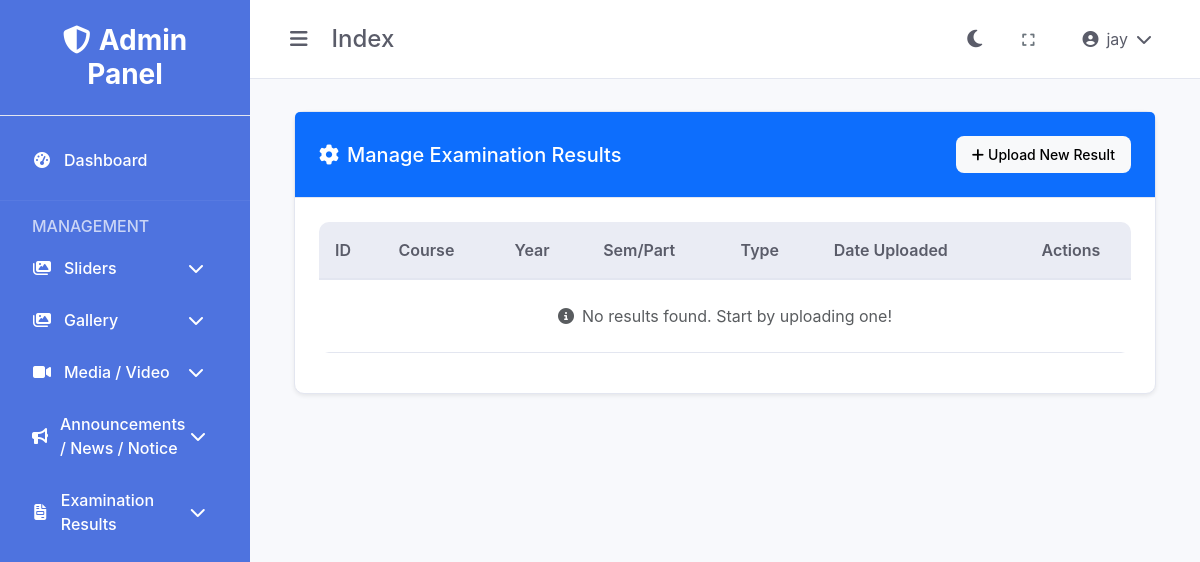
Page /results/index.php (signed in) on the earlier database version.
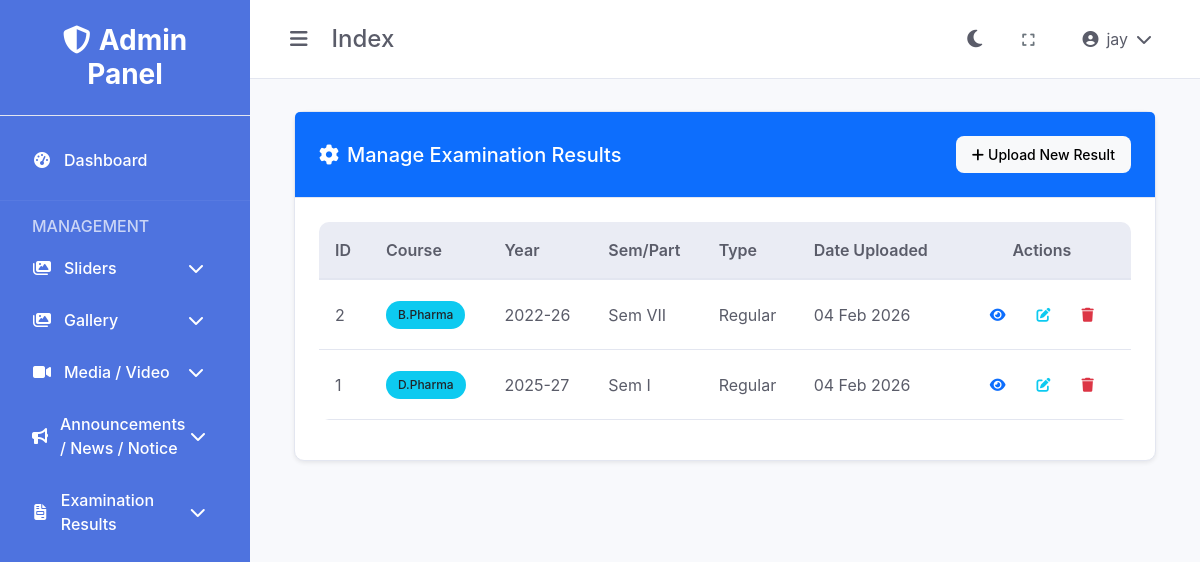
Same page on the later database version.
### tables this page shows
CREATE TABLE IF NOT EXISTS `results` (
  `id` int(11) NOT NULL AUTO_INCREMENT,
  `course` enum('D.Pharma','B.Pharma','M.Pharma') NOT NULL COMMENT 'Course Name',
  `year` varchar(20) NOT NULL,
  `semester` varchar(20) NOT NULL COMMENT 'Semester (e.g., Sem I, Sem II)',
  `result_type` varchar(50) NOT NULL COMMENT 'Type: Regular, Supplementary, etc.',
  `file_path` varchar(255) NOT NULL COMMENT 'Path to the PDF file',
  `status` enum('active','inactive') DEFAULT 'active',
  `created_at` timestamp NULL DEFAULT CURRENT_TIMESTAMP,
  `updated_at` timestamp NULL DEFAULT CURRENT_TIMESTAMP ON UPDATE CURRENT_TIMESTAMP,
  PRIMARY KEY (`id`)
);

### includes/functions.php (called while the page is built, shortened)
<?php
function getBaseUrl() {
    $protocol = isset($_SERVER['HTTPS']) && $_SERVER['HTTPS'] === 'on' ? 'https' : 'http';
    $host = $_SERVER['HTTP_HOST'];
    $scriptPath = $_SERVER['SCRIPT_NAME'];
    $adminPanelPos = strpos($scriptPath, '/control-dashboard');
    if ($adminPanelPos !== false) {
        $basePath = substr($scriptPath, 0, $adminPanelPos + strlen('/control-dashboard'));
        $path = substr($basePath, 0, $adminPanelPos);
    } else {
        $path = '';
    }
    return $protocol . '://' . $host . $path;
}
function getAssetUrl($path = '') {
    $baseUrl = getBaseUrl();
    $adminPath = '/control-dashboard';
    $path = ltrim($path, '/');
    return $baseUrl . $adminPath . '/assets/' . $path;
}
?>

### results/index.php (the view, shortened to what the changed rows need)
<?php
require_once '../config/database.php';
require_once '../includes/functions.php';
$results = [];
$query = "SELECT * FROM results ORDER BY created_at DESC";
$res = $conn->query($query);
if ($res) {
    while ($row = $res->fetch_assoc()) {
        $results[] = $row;
    }
}
?>
<!DOCTYPE html>
<html lang="en">
<head>
    <link href="https://cdn.jsdelivr.net/npm/bootstrap@5.3.0/dist/css/bootstrap.min.css" rel="stylesheet">
    <link href="https://cdnjs.cloudflare.com/ajax/libs/font-awesome/6.4.0/css/all.min.css" rel="stylesheet">
    <link href="<?php echo getAssetUrl('css/style.css'); ?>" rel="stylesheet">
</head>
<body data-theme="light">
    <div class="admin-layout">
        <div class="main-content">
            <div class="content">
                <div class="container-fluid">
                    <div class="row">
                        <div class="col-12">
                            <div class="card shadow-sm">
                                <div class="card-body">
                                    <div class="table-responsive">
                                        <table class="table table-hover align-middle">
                                            <thead class="table-light">
                                                <tr>
                                                    <th>ID</th>
                                                    <th>Course</th>
                                                    <th>Year</th>
                                                    <th>Sem/Part</th>
                                                    <th>Type</th>
                                                    <th>Date Uploaded</th>
                                                    <th class="text-center">Actions</th>
                                                </tr>
                                            </thead>
                                            <tbody>
                                                <?php if (empty($results)): ?>
                                                    <tr>
                                                        <td colspan="7" class="text-center py-4 text-muted">
                                                            <i class="fas fa-info-circle me-2"></i>No results found. Start
                                                            by uploading one!
                                                        </td>
                                                    </tr>
                                                <?php else: ?>
                                                    <?php foreach ($results as $result): ?>
                                                        <tr id="row-<?php echo $result['id']; ?>">
                                                            <td><?php echo $result['id']; ?></td>
                                                            <td><span
                                                                    class="badge bg-info text-dark"><?php echo $result['course']; ?></span>
                                                            </td>
                                                            <td><?php echo $result['year']; ?></td>
                                                            <td><?php echo $result['semester']; ?></td>
                                                            <td><?php echo $result['result_type']; ?></td>
                                                            <td><?php echo date('d M Y', strtotime($result['created_at'])); ?>
                                                            </td>
                                                            <td class="text-center">
                                                                <div class="btn-group btn-group-sm">
                                                                    <a href="../../<?php echo $result['file_path']; ?>"
                                                                        class="btn btn-outline-primary" target="_blank"
                                                                        title="View PDF">
                                                                        <i class="fas fa-eye"></i>
                                                                    </a>
                                                                    <button class="btn btn-outline-info edit-btn"
                                                                        data-id="<?php echo $result['id']; ?>"
                                                                        data-course="<?php echo $result['course']; ?>"
                                                                        data-year="<?php echo $result['year']; ?>"
                                                                        data-semester="<?php echo $result['semester']; ?>"
                                                                        data-type="<?php echo $result['result_type']; ?>"
                                                                        title="Edit">
                                                                        <i class="fas fa-edit"></i>
                                                                    </button>
                                                                    <button class="btn btn-outline-danger delete-btn"
                                                                        data-id="<?php echo $result['id']; ?>" title="Delete">
                                                                        <i class="fas fa-trash"></i>
                                                                    </button>
                                                                </div>
                                                            </td>
                                                        </tr>
                                                    <?php endforeach; ?>
                                                <?php endif; ?>
                                            </tbody>
                                        </table>
                                    </div>
                                </div>
                            </div>
                        </div>
                    </div>
                </div>
            </div>
        </div>
    </div>
</body>
</html>

Differences in the rows shown:
added results: id "2", course "B.Pharma", year "2022-26", semester "Sem VII", result_type "Regular", created_at "04 Feb 2026"
added results: id "1", course "D.Pharma", year "2025-27", semester "Sem I", result_type "Regular", created_at "04 Feb 2026"
Other differences:
text no longer shown: "No results found. Start by uploading one!"
